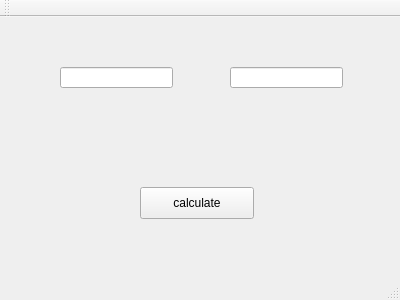
<?xml version="1.0" encoding="UTF-8"?>
<ui version="4.0">
 <class>MainWindow</class>
 <widget class="QMainWindow" name="MainWindow">
  <property name="geometry">
   <rect>
    <x>0</x>
    <y>0</y>
    <width>400</width>
    <height>300</height>
   </rect>
  </property>
  <property name="windowTitle">
   <string>MainWindow</string>
  </property>
  <widget class="QWidget" name="centralWidget">
   <widget class="QLineEdit" name="lineEdit">
    <property name="geometry">
     <rect>
      <x>60</x>
      <y>50</y>
      <width>113</width>
      <height>21</height>
     </rect>
    </property>
   </widget>
   <widget class="QLineEdit" name="lineEdit_2">
    <property name="geometry">
     <rect>
      <x>230</x>
      <y>50</y>
      <width>113</width>
      <height>21</height>
     </rect>
    </property>
   </widget>
   <widget class="QPushButton" name="pushButton">
    <property name="geometry">
     <rect>
      <x>140</x>
      <y>170</y>
      <width>114</width>
      <height>32</height>
     </rect>
    </property>
    <property name="text">
     <string>calculate</string>
    </property>
   </widget>
   <widget class="QLabel" name="label">
    <property name="geometry">
     <rect>
      <x>170</x>
      <y>110</y>
      <width>62</width>
      <height>16</height>
     </rect>
    </property>
    <property name="text">
     <string/>
    </property>
   </widget>
  </widget>
  <widget class="QMenuBar" name="menuBar">
   <property name="geometry">
    <rect>
     <x>0</x>
     <y>0</y>
     <width>400</width>
     <height>22</height>
    </rect>
   </property>
  </widget>
  <widget class="QToolBar" name="mainToolBar">
   <attribute name="toolBarArea">
    <enum>TopToolBarArea</enum>
   </attribute>
   <attribute name="toolBarBreak">
    <bool>false</bool>
   </attribute>
  </widget>
  <widget class="QStatusBar" name="statusBar"/>
 </widget>
 <layoutdefault spacing="6" margin="11"/>
 <resources/>
 <connections/>
</ui>
